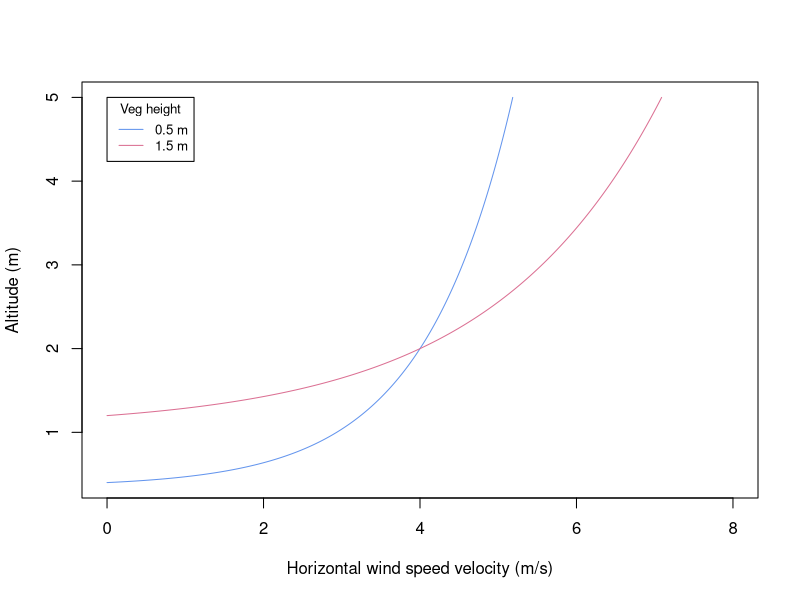

Generate this figure with R:
#SW HW3 -- Plotting horizontal wind speed profiles

k <- 0.4 #von Karman's constant (unitless)
zm <- 2 #measurement height (m)
uzm <- 4 #measured wind speed (m/s)

zveg <- c(0.5,1.5) #vegetation height (m)
zd <- .7*zveg #zero-plane displacement height (m)
z0 <- .1*zveg #roughness height (m)

ustar <- (k*uzm)/log((zm-zd)/z0) #friction velocity (m/s)

z1 <- seq(zd[1]+z0[1],5,by=0.001)
z2 <- seq(zd[2]+z0[2],5,by=0.001)
uz1 <- (1/k)*ustar[1]*log((z1-zd[1])/z0[1]) #wind speed for zveg=0.5m
uz2 <- (1/k)*ustar[2]*log((z2-zd[2])/z0[2]) #wind speed for zveg=1.5m

plot(uz1,z1,type="l",col="cornflowerblue", xlim=c(0,8),
     xlab="Horizontal wind speed velocity (m/s)",
     ylab="Altitude (m)")
lines(uz2,z2,type="l",col="palevioletred")
legend(0,5,title="Veg height",legend=c("0.5 m","1.5 m"),
       col=c("cornflowerblue","palevioletred"),lty=1:1,cex=0.8)

